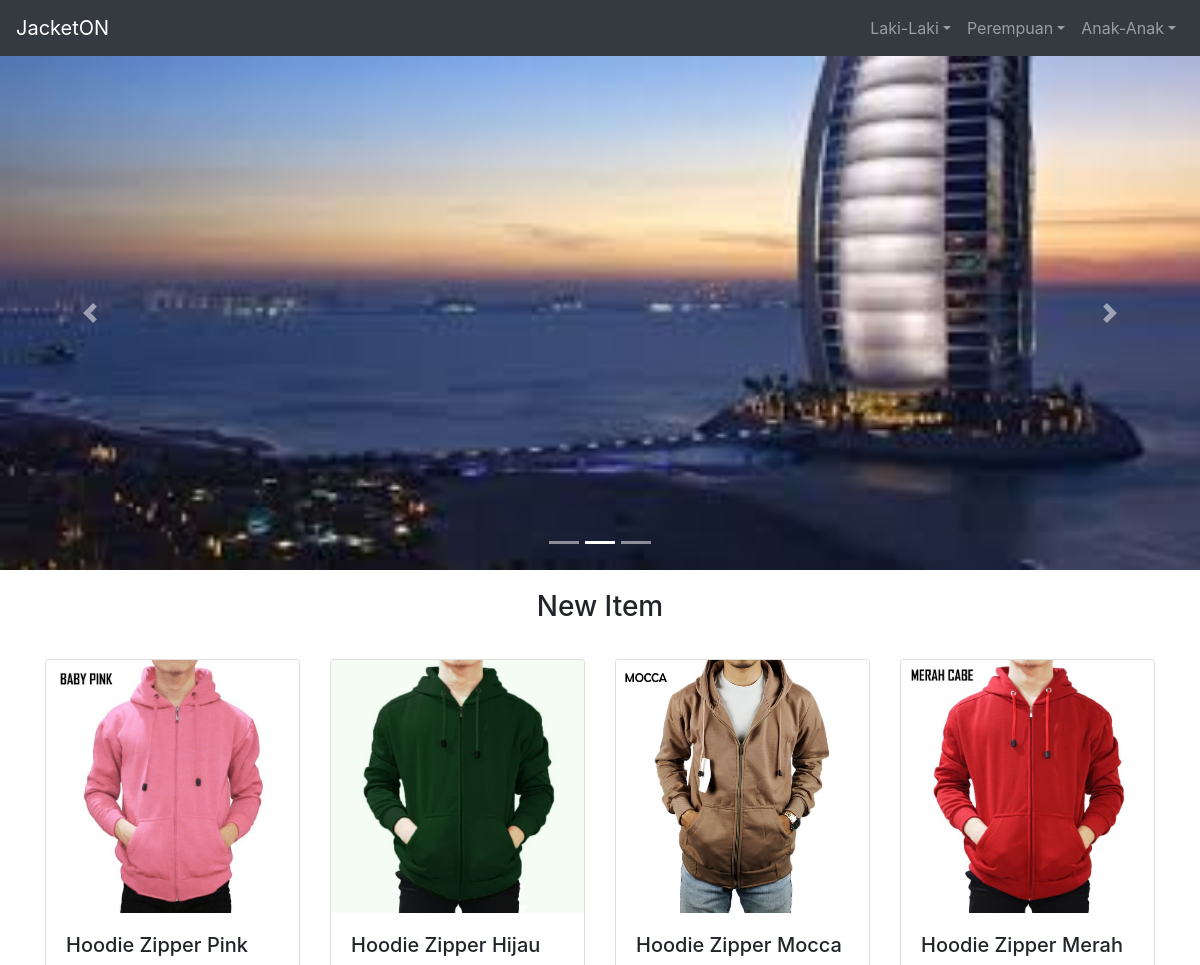
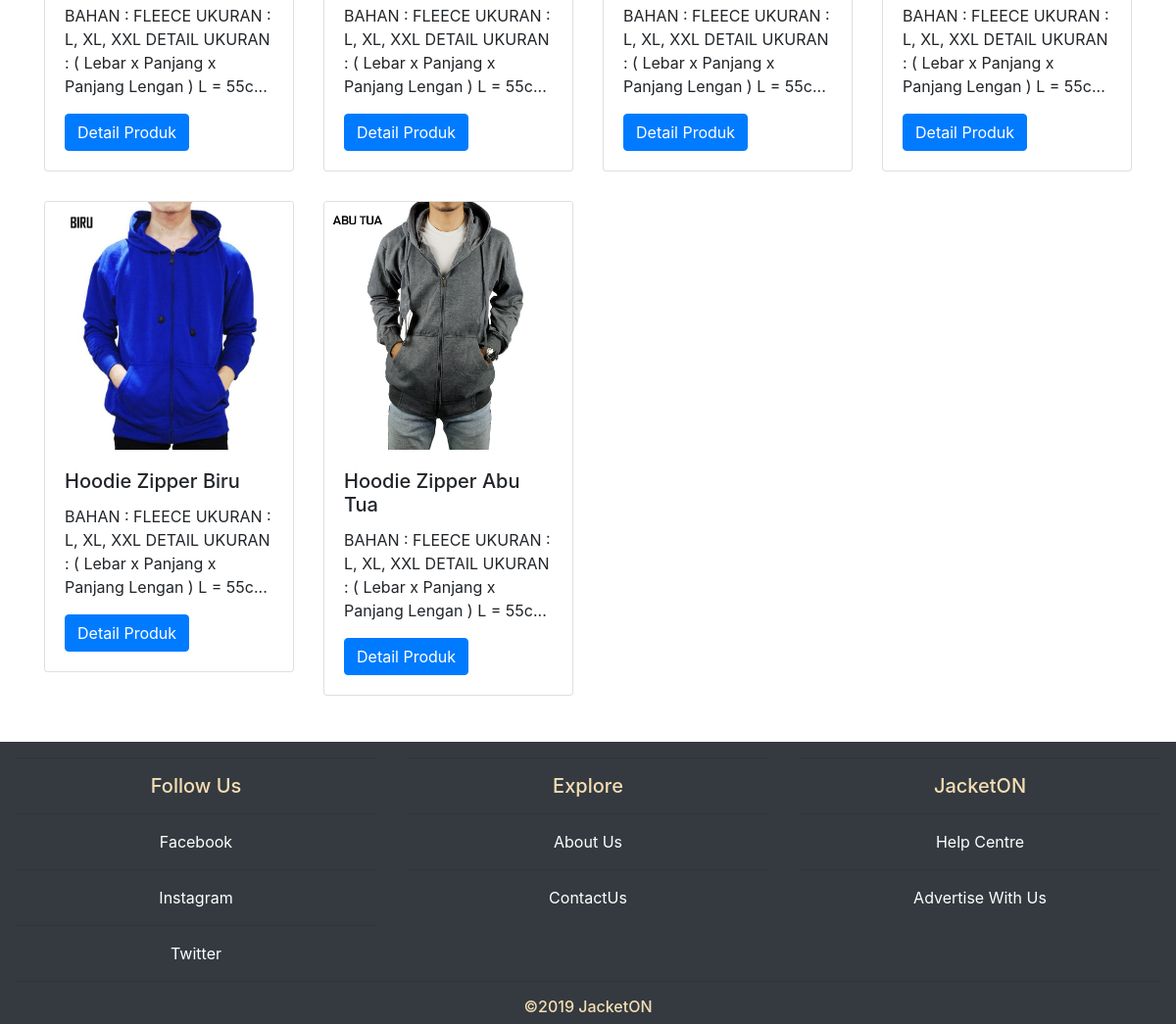
The app's page /, older data (2 pictures, top to bottom).
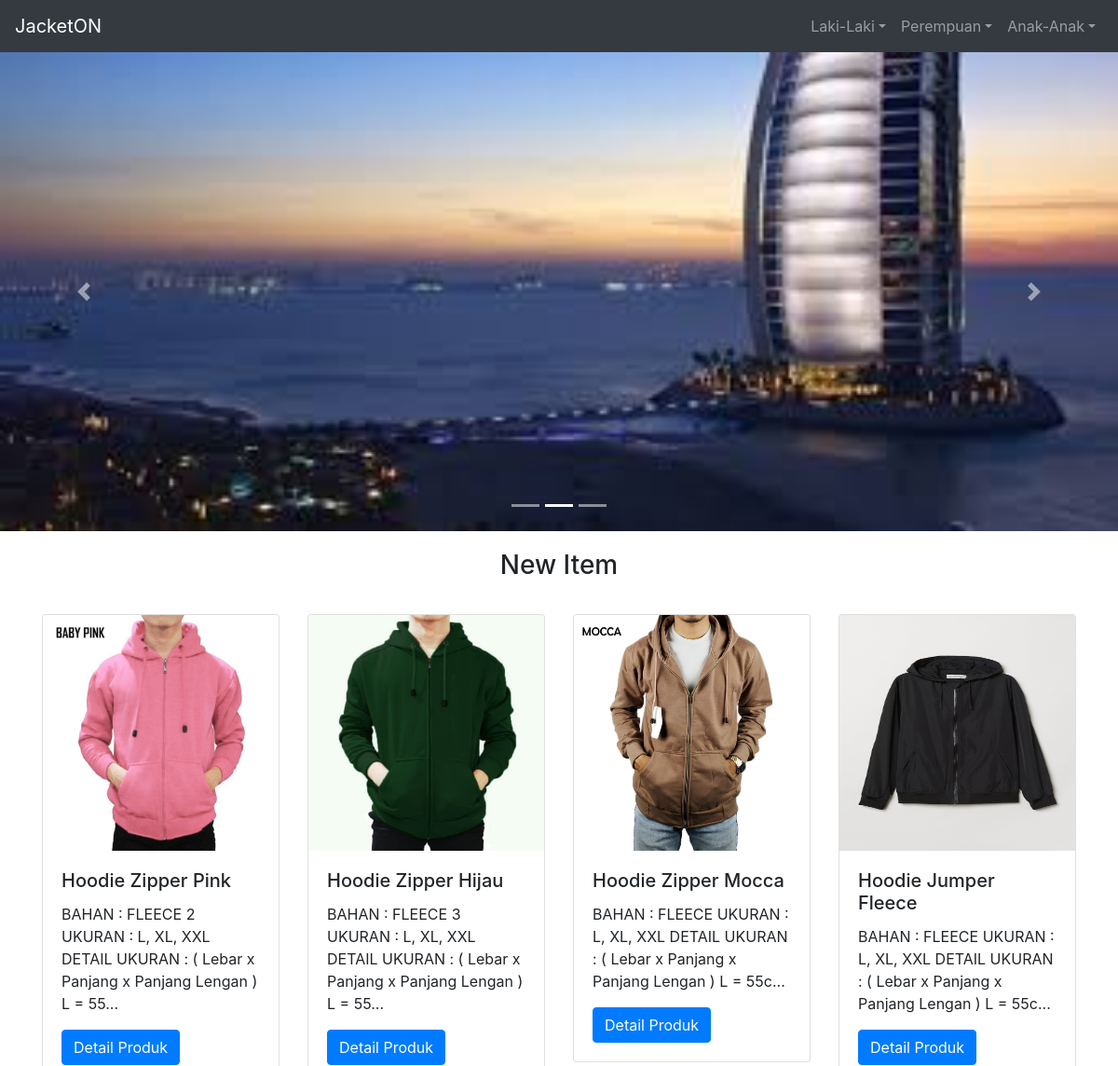
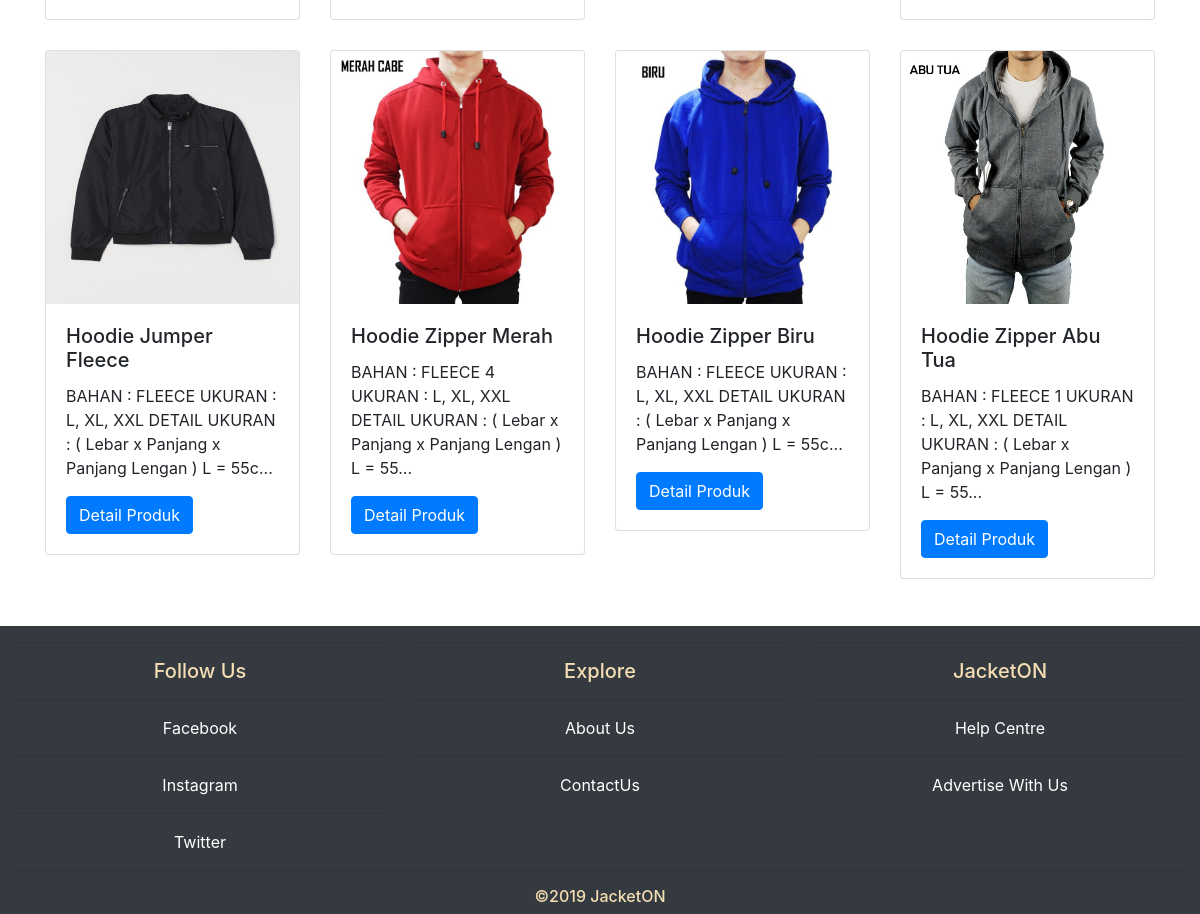
The same page, newer data (2 pictures, top to bottom).
### tables this page shows
CREATE TABLE `kategori` (
  `kategori_id` int(10) NOT NULL,
  `nama_kategori` varchar(25) NOT NULL
);

CREATE TABLE `carousel` (
  `slider` int(10) NOT NULL,
  `image` varchar(50) NOT NULL
);

CREATE TABLE `jaket` (
  `id_jaket` int(11) NOT NULL,
  `nama` varchar(50) NOT NULL,
  `deskripsi` text NOT NULL,
  `harga` int(11) NOT NULL,
  `quantity` int(11) NOT NULL,
  `tanggal_masuk` date NOT NULL,
  `kategori_id` int(10) NOT NULL,
  `kategorijaket_id` int(50) NOT NULL,
  `gambar` varchar(50) NOT NULL
);

### index.php (the view, shortened to what this page needs)
<?php
include 'header.php';
?>
<div id="carouselExampleIndicators" class="carousel slide" data-ride="carousel">
	<?php
	$query ="SELECT * FROM carousel";
	$result = $conn->query($query);
	 echo'<ol class="carousel-indicators">';
		for($i=0; $i<$result->num_rows;$i++){
            echo '
            <li data-target="#carouselExampleIndicators" data-slide-to="'.$i.'"';
            if($i==0){echo'class="active"';}echo'></li>';
        }
	 echo'</ol>';
	 echo'<div class="carousel-inner">';
          if($result->num_rows > 0){
            while ($row = $result->fetch_assoc()) {
            if($row['slider'] == 1){
              echo'<div class="carousel-item active">';}else{echo'<div class="carousel-item">';}
              echo'
                <img src="'.$row['image'].'" alt="..." class="d-block w-100">
              </div>';
          }}?>
	</div>
	<a class="carousel-control-prev" href="#carouselExampleIndicators" role="button" data-slide="prev">
		<span class="carousel-control-prev-icon" aria-hidden="true"></span>
	</a>
	<a class="carousel-control-next" href="#carouselExampleIndicators" role="button" data-slide="next">
		<span class="carousel-control-next-icon" aria-hidden="true"></span>
	</a>
</div>
<div class="container">
	<h3 class="text-center" style="margin: 20px 0">New Item</h3>
	<div class="row" style="padding-bottom: 16px;">
		<?php
		$query ="SELECT * FROM jaket ORDER BY date(tanggal_masuk) desc LIMIT 8";
		$result = $conn->query($query);
		while ($row = $result->fetch_assoc()) {
			$id_jaket = $row['id_jaket'];
			$nama = $row['nama'];
			$gambar = $row['gambar'];
			$deskripsi = $row['deskripsi'];
		?>
		<div class="col-lg-3 col-md-6 col-sm-12"  style="padding:15px" >
			<div class="card">
				<img src="<?php echo $gambar ?>" class="card-img-top" alt="..." style="width:253px; height:253px">
				<div class="card-body">
				<?php
				$string1 = strlen($nama);
				if($string1 > 21){
					echo '<h5 class="card-title">'.substr($nama,0,20).'</h5>';
				} else{
					echo '<h5 class="card-title">'.$nama.'</h5>';
				}
				$string = strlen($deskripsi);
				if($string > 50){
					echo '<p class="card-text">'.substr($deskripsi,0,100).'...'.'</p>';
				} else{
					echo '<p class="card-text">'.$deskripsi.'</p>';
				}
				echo '<a href="#" class="btn btn-primary" data-toggle="modal" data-target="#index'.$id_jaket.'">Detail Produk</a>'
				?>
				</div>
			</div>
			</div>
			<?php }; ?>
	</div>
</div>
<?php
include 'footer.php';
?>

### header.php (shortened to what this page needs)
<!DOCTYPE html>
<html lang="en">
<head>
	<link rel="stylesheet" type="text/css" href="css/bootstrap.min.css">
</head>
<body>
	<header>
	<?php
		$conn = new mysqli('localhost', 'root', '', 'jacketon');
	?>
		<nav class="navbar navbar-expand-md navbar-dark bg-dark">
			<div class="navbar-collapse collapse w-100 order-1 order-md-0 dual-collapse2">
				<a class="navbar-brand" href="index.php">JacketON</a>
			</div>
			<div class="mx-auto order-0">
				<ul class="navbar-nav mr-auto">
					<?php
						$sql = "SELECT * FROM kategori";
						$query = $conn->query($sql);
						while($row = $query->fetch_assoc()){
						echo"<li class='nav-item dropdown'>";
							echo "<a class='nav-link dropdown-toggle' href='#' id='navbarDropdown' role='button' data-toggle='dropdown' aria-haspopup='true' aria-expanded='false'>".$row['nama_kategori']."</a>";
						echo"</li>";
						}
			 		?>
				</ul>
			</div>
		</nav>
	</header>

### footer.php (shortened to what this page needs)
	<footer style="background-color: #343a40 ; color: wheat; margin-top: 16px;">
<div class="container-fluid padding">
<div class="row text-center">
	<div class="col-md-4">
		<hr class="light">
		<h5>Follow Us</h5>
		<hr class="light">
		<a href="https://www.facebook.com/" style="color:white;">Facebook</a>
		<hr>
		<a href="https://www.instagram.com/" style="color:white;">Instagram</a>
		<hr>
		<a href="https://www.twitter.com/" style="color:white;">Twitter</a>
	</div>
	<div class="col-md-4">
		<hr class="light">
		<h5>Explore</h5>
		<hr class="light">
		<a href="AboutUs.php" style="color:white;">About Us</a>
		<hr>
		<a href="ContactUs.php" style="color:white;">ContactUs</a>
	</div>
	<div class="col-md-4">
		<hr class="light">
		<h5>JacketON</h5>
		<hr class="light">
		<a href="#" style="color:white;">Help Centre</a>
		<hr>
		<a href="#" style="color:white;">Advertise With Us</a>
	</div>
	<div class="col-12">
	 <hr class="light-100">
		<h6>&copy;2019 JacketON</h6>
	</div>
</div>
</div>
</footer>
</body>
</html>

Row changes from the older to the newer data that the page shows:
changed jaket "Hoodie Zipper Pink": deskripsi "BAHAN : FLEECE UKURAN : L, XL, XXL DETAIL UKURAN : ( Lebar x Panjang x Panjang Lengan ) L = 55c" → "BAHAN : FLEECE 2 UKURAN : L, XL, XXL DETAIL UKURAN : ( Lebar x Panjang x Panjang Lengan ) L = 55"
changed jaket "Hoodie Zipper Hijau": deskripsi "BAHAN : FLEECE UKURAN : L, XL, XXL DETAIL UKURAN : ( Lebar x Panjang x Panjang Lengan ) L = 55c" → "BAHAN : FLEECE 3 UKURAN : L, XL, XXL DETAIL UKURAN : ( Lebar x Panjang x Panjang Lengan ) L = 55"
added jaket: gambar (picture), nama "Hoodie Jumper Fleece", deskripsi "BAHAN : FLEECE UKURAN : L, XL, XXL DETAIL UKURAN : ( Lebar x Panjang x Panjang Lengan ) L = 55c"
added jaket: gambar (picture), nama "Hoodie Jumper Fleece", deskripsi "BAHAN : FLEECE UKURAN : L, XL, XXL DETAIL UKURAN : ( Lebar x Panjang x Panjang Lengan ) L = 55c"
changed jaket "Hoodie Zipper Merah": deskripsi "BAHAN : FLEECE UKURAN : L, XL, XXL DETAIL UKURAN : ( Lebar x Panjang x Panjang Lengan ) L = 55c" → "BAHAN : FLEECE 4 UKURAN : L, XL, XXL DETAIL UKURAN : ( Lebar x Panjang x Panjang Lengan ) L = 55"
changed jaket "Hoodie Zipper Abu Tua": deskripsi "BAHAN : FLEECE UKURAN : L, XL, XXL DETAIL UKURAN : ( Lebar x Panjang x Panjang Lengan ) L = 55c" → "BAHAN : FLEECE 1 UKURAN : L, XL, XXL DETAIL UKURAN : ( Lebar x Panjang x Panjang Lengan ) L = 55"
